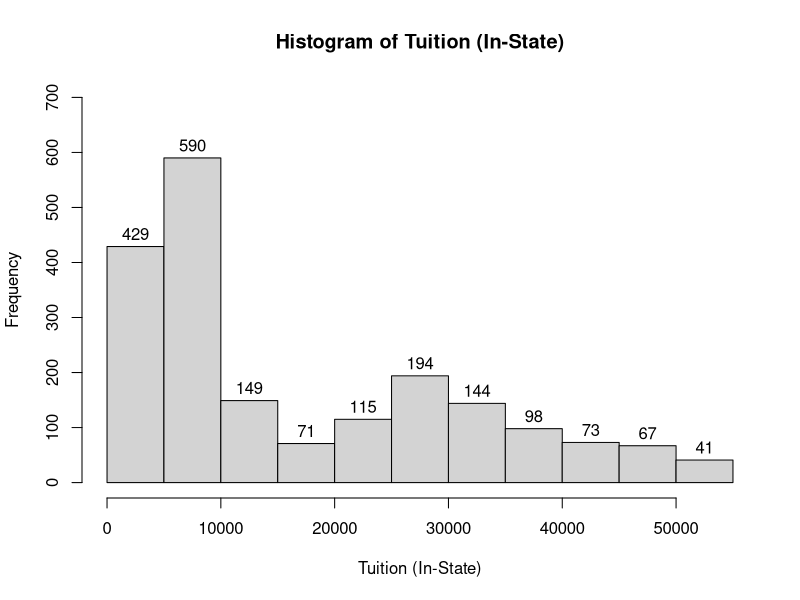
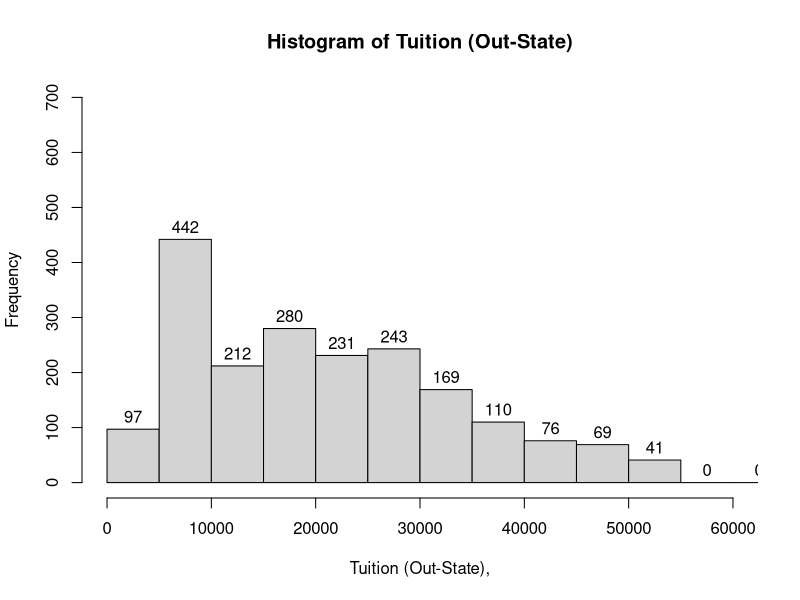
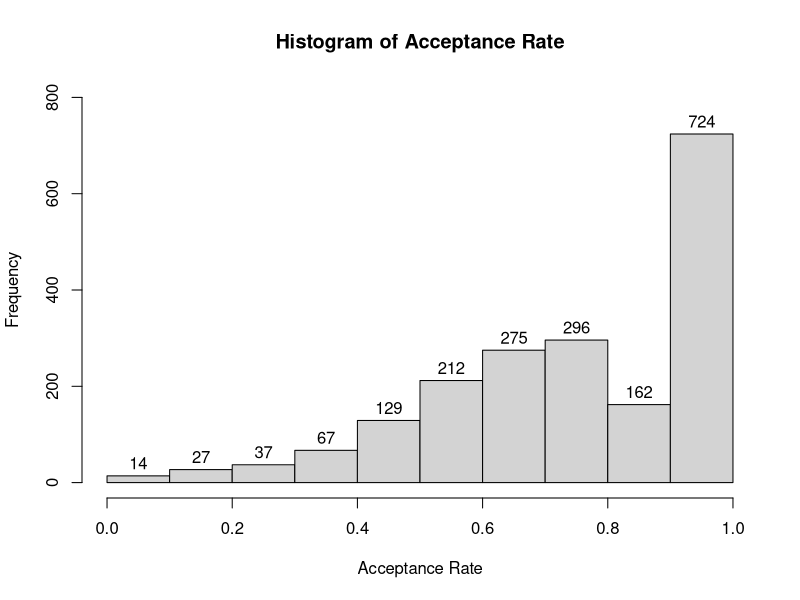
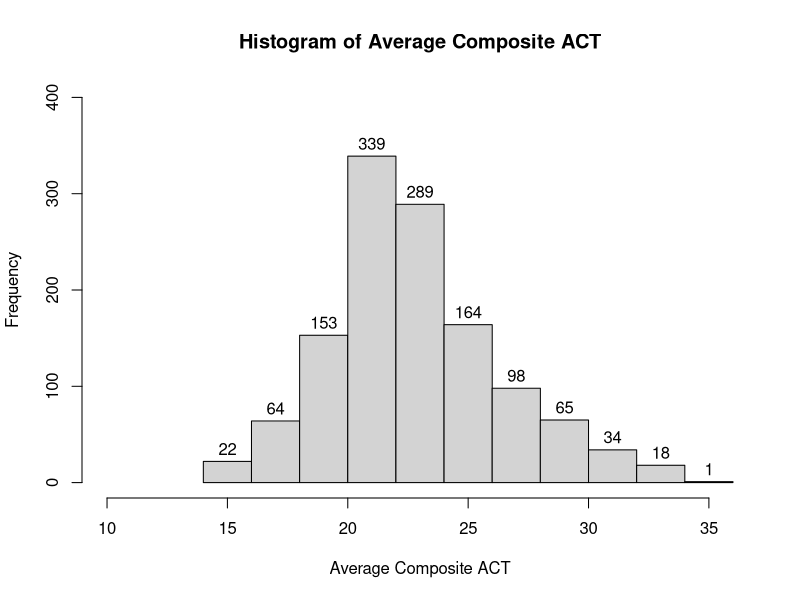
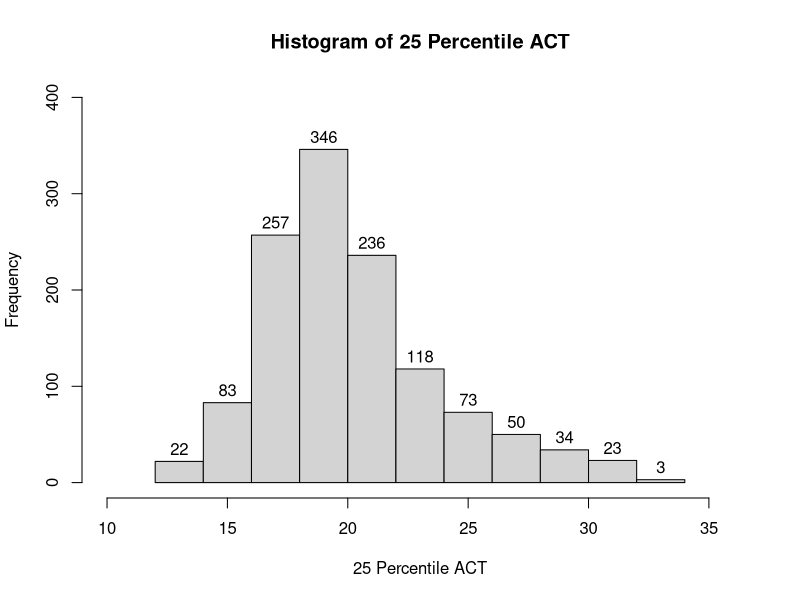
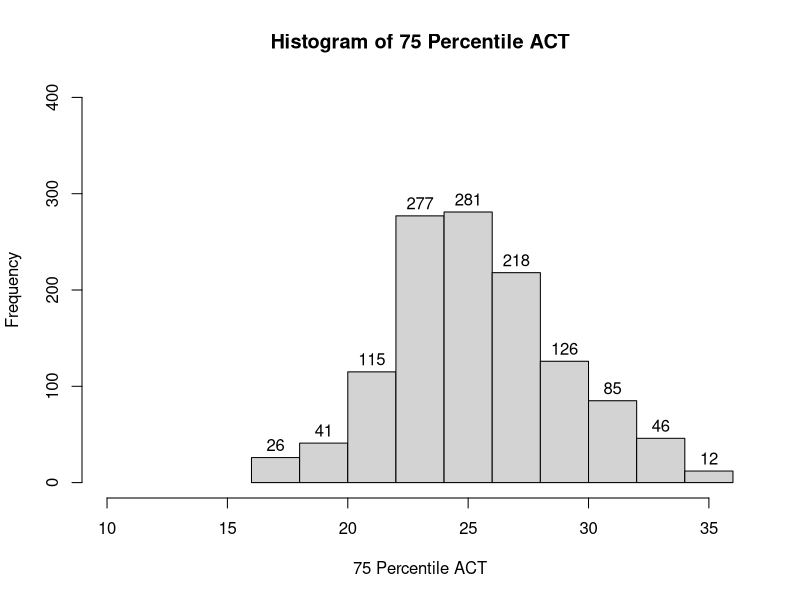
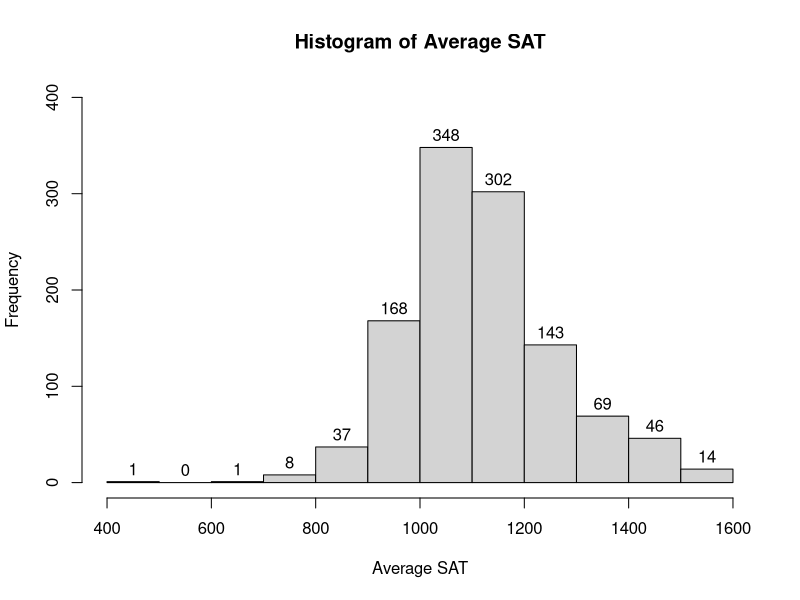
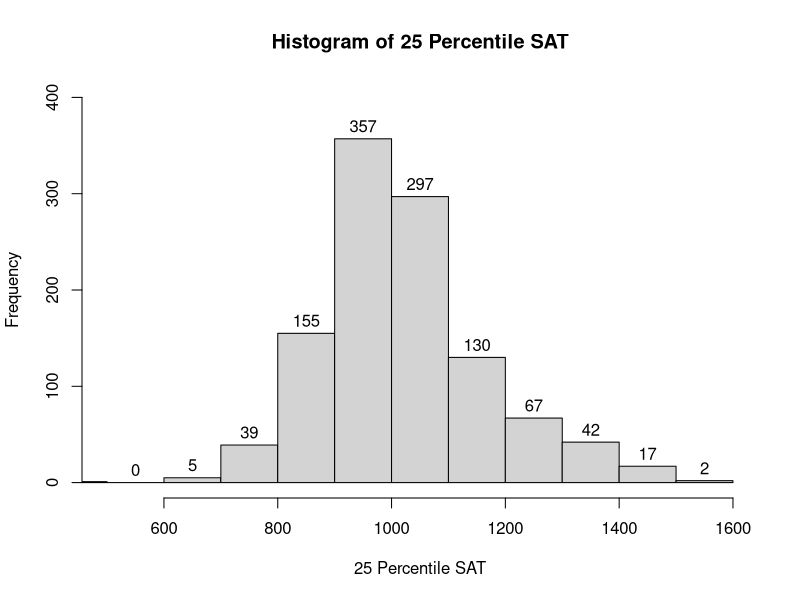

The R source for these figures, in order:
## ---- chunk 1
knitr::opts_chunk$set(echo = TRUE)
## ---- chunk 2
getwd()
collegedata <- read.csv(file = "IMRCOLLEGEDATA.csv", header = T, stringsAsFactors = F)

## ---- chunk 3
collegedata$tuition_in <- as.numeric(collegedata$tuition_in)
tuition_instate1 <- collegedata$tuition_in[c(-581, -1069, -1156)]


hist(tuition_instate1, main="Histogram of Tuition (In-State)", xlab="Tuition (In-State)", labels=T, ylim = c(0, 700))

quantile(tuition_instate1, probs= seq(0, 1, by = .05), na.rm = T)
## ---- chunk 4
collegedata$tuition_out <-as.numeric(collegedata$tuition_out)
tuition_outstate1 <- collegedata$tuition_out[c(-581, -1069, -1156)]

hist(tuition_outstate1, main = "Histogram of Tuition (Out-State)", xlab = "Tuition (Out-State),", labels = T, xlim = c(0,60000), ylim = c(0, 700))

quantile(tuition_outstate1, probs= seq(.05, .95, by = .05), na.rm=T)
## ---- chunk 5
collegedata$accept_rate <- as.numeric(collegedata$accept_rate)
accept_rate1 <- collegedata$accept_rate[c(-3, -10, -14, -63, -158, -164, -504, -789, -856, -899, -905, -977, -1349, -1350, -1352, -1544, -1972)]

hist(accept_rate1, main = "Histogram of Acceptance Rate", xlab = "Acceptance Rate", labels =T, ylim=c(0,800))

quantile(accept_rate1, probs= seq(0, 1, by = .01), na.rm =T)
## ---- chunk 6

#AVG ACT
collegedata$avg_act_comp <- as.numeric(collegedata$avg_act_comp)
avg_act0 <- collegedata$avg_act_comp
avg_act0 <- na.omit(avg_act0)

#25 PERCENTILE ACT
collegedata$act_25 <- as.numeric(collegedata$act_25)
act_25_0 <- collegedata$act_25
act_25_0 <- na.omit(act_25_0)

#75 PERCENTILE ACT
collegedata$act_75 <- as.numeric(collegedata$act_75)
act_75_0 <- collegedata$act_75
act_75_0 <- na.omit(act_75_0)

hist(avg_act0, main="Histogram of Average Composite ACT", xlab="Average Composite ACT", xlim=c(10,36), ylim =c(0,400), labels =T)
hist(act_25_0, main ="Histogram of 25 Percentile ACT", xlab = "25 Percentile ACT", xlim = c(10,36), ylim =c(0,400),labels=T)
hist(act_75_0, main ="Histogram of 75 Percentile ACT", xlab = "75 Percentile ACT", xlim = c(10,36), ylim =c(0,400),labels=T)


quantile(avg_act0, probs= seq(0, 1, by = .1), na.rm =T)
quantile(act_25_0, probs= seq(.1, .9, by = .1), na.rm =T)
quantile(act_75_0, probs= seq(.1, .9, by = .1), na.rm =T)
## ---- chunk 7
#AVG SAT
collegedata$avg_sat_1 <- as.numeric(collegedata$avg_sat_1)
avg_sat0 <- collegedata$avg_sat_1
avg_sat0 <- na.omit(avg_sat0)

#25 PERCENTILE SAT
collegedata$sat_25 <- as.numeric(collegedata$sat_25)
sat_25_0 <- collegedata$sat_25
sat_25_0 <- na.omit(sat_25_0)

#75 PERCENTILE SAT
collegedata$sat_75 <- as.numeric(collegedata$sat_75)
sat_75_0 <- collegedata$sat_75
sat_75_0 <- na.omit(sat_75_0)

hist(avg_sat0, main="Histogram of Average SAT", xlab="Average SAT", xlim=c(400, 1600), ylim =c(0,400), labels =T)
hist(sat_25_0, main ="Histogram of 25 Percentile SAT", xlab = "25 Percentile SAT", xlim = c(500, 1600), ylim =c(0,400),labels=T)
hist(sat_75_0, main ="Histogram of 75 Percentile SAT", xlab = "75 Percentile SAT", xlim = c(500, 1600), ylim =c(0,400),labels=T)

quantile(avg_sat0, probs= seq(0, 1, by = .1), na.rm =T)
quantile(sat_25_0, probs= seq(.1, .9, by = .1), na.rm =T)
quantile(sat_75_0, probs= seq(.1, .9, by = .1), na.rm =T)
## ---- chunk 8
collegedata$population <- as.numeric(collegedata$population)
population0 <- collegedata$population
population0 <- na.omit(population0)

quantile(population0, probs = seq(0.0, 1, by =0.05), na.rm=T)

## ---- chunk 9
collegedata$college_enrollment <- as.numeric(collegedata$college_enrollment)
enrollment0 <- collegedata$college_enrollment
enrollment0 <- na.omit(enrollment0)

hist(enrollment0, main = "Historgram of College Enrollment (Undergraduate)", xlab = "Enrollment", xlim=c(0,75000), ylim = c(0,1500))

quantile(enrollment0, probs = seq(0.0, 1, by =0.05))
## ---- chunk 10
collegedata$division <- as.factor(collegedata$division)
division0 <- collegedata$division
division0 <- na.omit(division0)

plot(division0, main="Histogram of Collegiate Division", xlab="Division", ylab = "Frequency")
## ---- chunk 11
collegedata$stu_facul_rat <- as.numeric(collegedata$stu_facul_rat)
sfratio <- collegedata$stu_facul_rat
sfratio <- na.omit(sfratio)

hist(sfratio, main="Histogram of Student-Faculty Ratio", xlab="Student Faculty Ratio")

quantile(sfratio, probs = seq(0.1, 0.9, by =0.1))
## ---- chunk 12
collegedata$out_state_undg <- as.numeric(collegedata$out_state_undg)
out_state0 <- collegedata$out_state_undg
out_state0 <- na.omit(out_state0)

hist(out_state0, main = "Histogram of Out of State Percentage", xlab="Out of State Percentage")

quantile(out_state0, probs = seq(0, 1, by = 0.1))
## ---- chunk 13
collegedata$avg_fresh_gpa <- as.numeric(collegedata$avg_fresh_gpa)
avg_frgpa0 <- collegedata$avg_fresh_gpa
avg_frgpa0 <- na.omit(avg_frgpa0)

hist(avg_frgpa0, main = "Histogram of Avg. Freshman GPA", xlab = "Avg. Freshman GPA")

quantile(avg_frgpa0, probs = seq(0, 1, by = 0.1))
## ---- chunk 14
collegedata$perc_stud_met <- as.numeric(collegedata$perc_stud_met)
percstud0 <- collegedata$perc_stud_met
percstud0 <- na.omit(percstud0)

hist(percstud0, main = "Histogram of Percent of Student Need Met", xlab = "Percent of Student Need Met")

quantile(percstud0, probs = seq(0.1, 0.9, by = 0.1))

